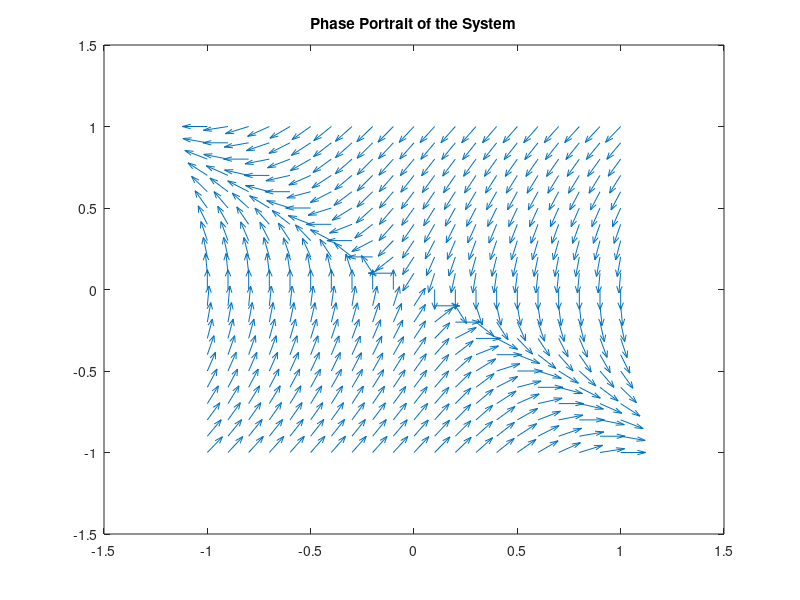

Here is the MATLAB script that generated this plot:
    clc; close all; clear; format compact; 
    
    [x1,x2] = meshgrid(-1 : 0.1 : 1, -1 : 0.1 : 1);
    
    x1dot = -x2;
    x2dot = x1 + x2 - 3.*atan(x1 + x2);
    

    norm = sqrt(x1dot.^2 + x2dot.^2);
    x1dot = x1dot./norm;
    x2dot = x2dot./norm;
    
    quiver(x1, x2, x1dot, x2dot);
    
    title('Phase Portrait of the System');